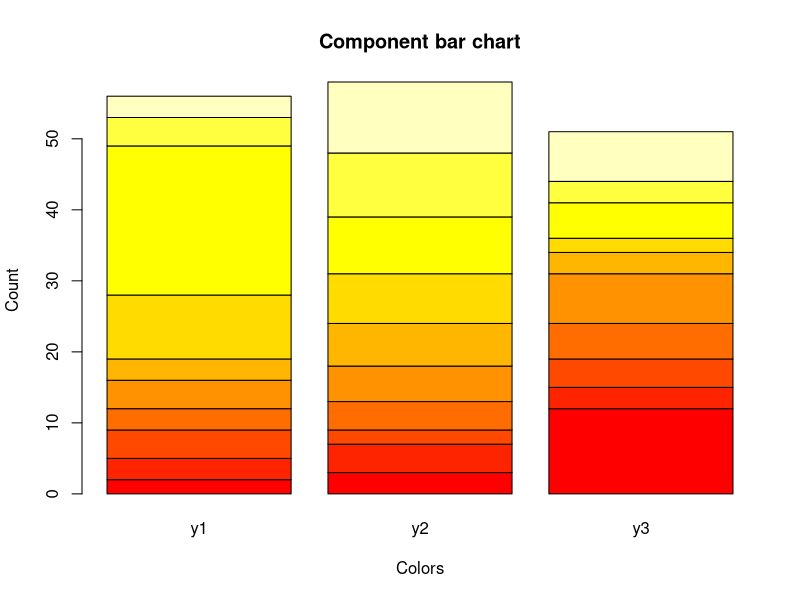
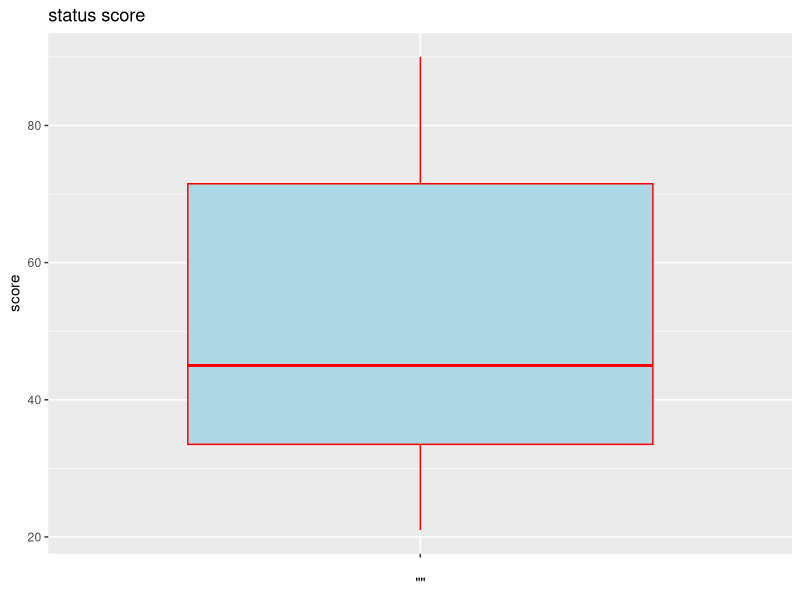

Source code (R) for these figures, in order:
y1= c(2,3,4,3,4,3,9,21,4,3)
y2 =c(3,4,2,4,5,6,7,8,9,10)
y3 = c(12,3,4,5,7,3,2,5,3,7)

colors = c('blue', 'cyan','red', 'purple', 'yellow', 'green', 'orange', 'white', 'gray','brown')

data = data.frame(y1,y2,y3)

barplot(as.matrix(data), main = 'Component bar chart', ylab='Count',xlab='Colors', beside=FALSE, col=heat.colors(10))



 #ASSIGNMENT:- show numeric labels on component bar chart and auto colors schem


library(tidyverse)
score=c(23,24,45,67,76,43,65,78,90,43,21)
qplot(y=score, x="", geom="boxplot", col=I("red"), fill=I("lightblue"),
      ylab="score", main="status score")

data(chickwts)
str(chickwts)
# qplot(data=chickwts, x=feed, y=weight, )